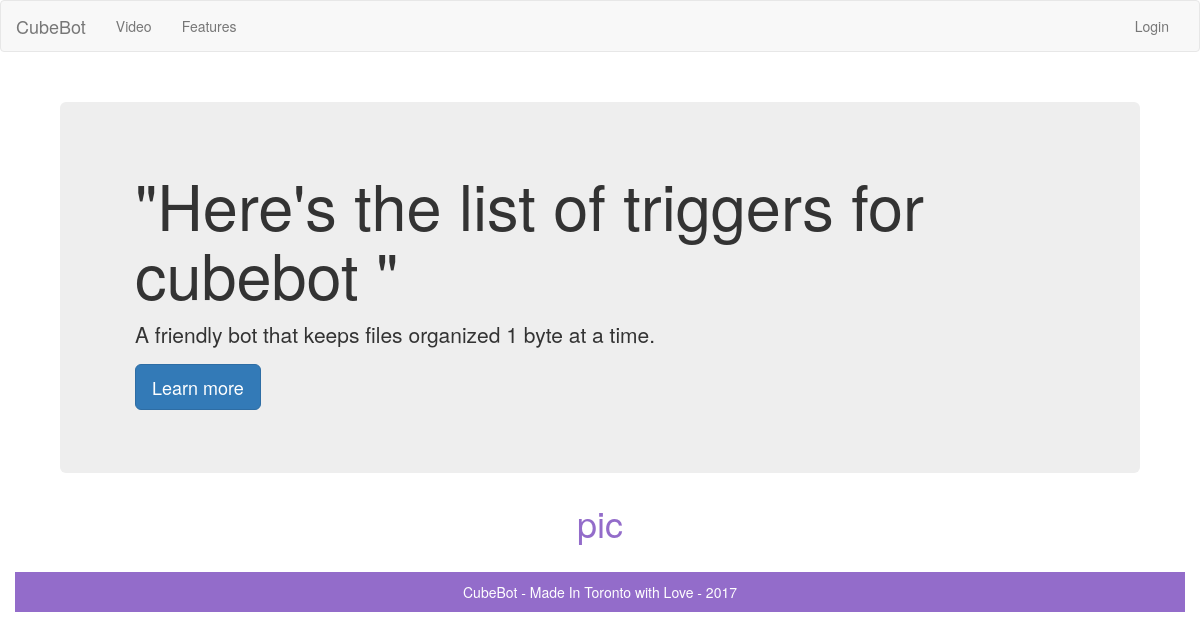
Before: /triggers with the older database file.
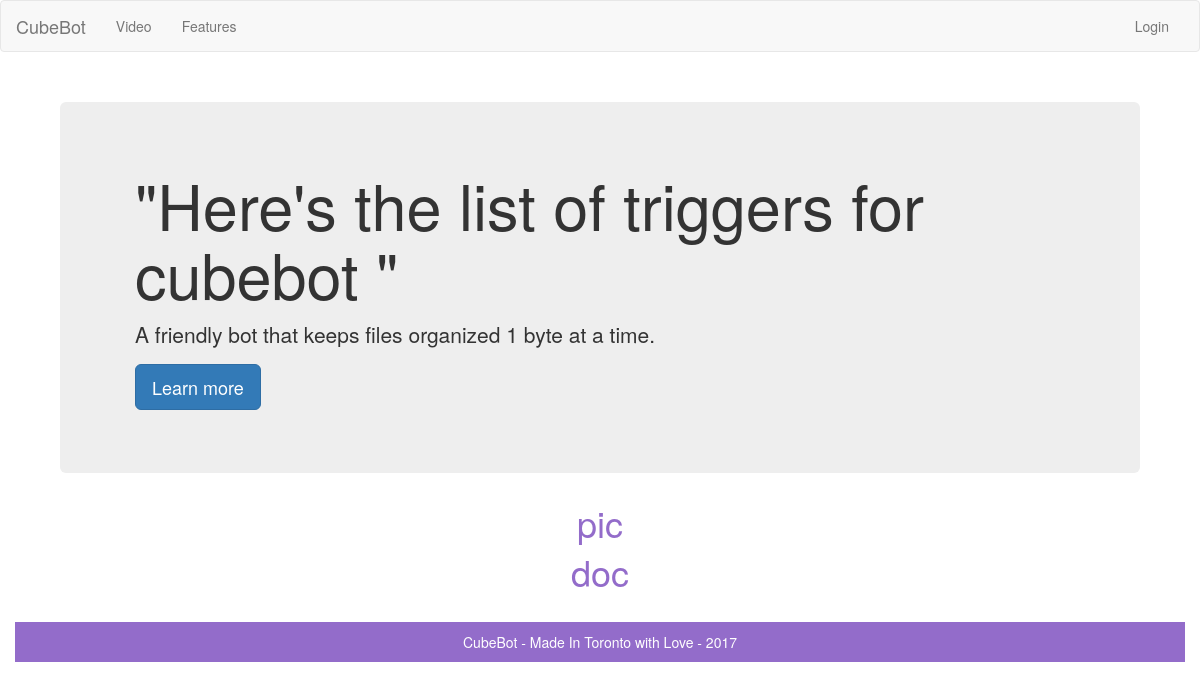
After: the same page with the newer database file.
### cubebot_site/model.py (models this page shows, shortened)
class TriggerModel(db.Model):
    __tablename__ = 'triggers'
    id = db.Column(db.Integer, primary_key=True)
    name = db.Column(db.String(80))
    category = db.Column(db.String(80))

### cubebot_site/views.py (the view)
@app.route('/triggers') # cubebot triggers webview
def triggers():
	triggerNames = db.session.query(TriggerModel.name).all()
	triggerWords = [', '.join(map(str, x)) for x in triggerNames]
	return render_template("/triggers.html", context=triggerWords)

### cubebot_site/templates/triggers.html
{% extends "base.html" %}
{%block content%}
<div class="page">
  <div class="jumbotron">
      <div class="container">
      <h1> "Here's the list of triggers for cubebot "</h1>
        <p>A friendly bot that keeps files organized 1 byte at a time.</p>
        <p><a class="btn btn-primary btn-lg" href="#" role="button">Learn more</a></p>
    </div>
  </div>
  <div class="kali">
    <h1>
      {% for i in context %}
      <p>{{ i }}</p>
      {% endfor %}
    </h1>
  </div>
</div>
{% endblock %}

### cubebot_site/templates/base.html (shortened to what this page needs)
<!DOCTYPE html>
<html>
  <head>
    <link href="//cdnjs.cloudflare.com/ajax/libs/twitter-bootstrap/3.3.7/css/bootstrap.min.css" rel="stylesheet">
    <link rel="stylesheet"
          href="{{url_for('.static', filename='css/style.css')}}">
  </head>
  <body>
{% block nav %}
  {% include "nav.html" %}
{% endblock %}
  <div class="container">
      {% block content %} {% endblock %}
  </div>
{% include "footer.html" %}
</body>
</html>

### cubebot_site/templates/nav.html (shortened to what this page needs)
<nav class="navbar navbar-default">
  <div class="container-fluid">
    <div class="navbar-header">
      <a class="navbar-brand" href="/">CubeBot</a>
    </div>
    <div class="collapse navbar-collapse" id="bs-example-navbar-collapse-1">
      <ul class="nav navbar-nav">
        <li class="inactive"><a href="#">Video <span class="sr-only">(current)</span></a></li>
        <li><a href="#">Features</a></li>
      </ul>
      <ul class="nav navbar-nav navbar-right">
        <li><a href="#">Login</a></li>
      </ul>
    </div>
  </div>
</nav>

### cubebot_site/templates/footer.html
   <div class="container footer ">
      <p class="muted credit"><center>CubeBot - Made In Toronto with Love - 2017</center></p>
  </div>

### cubebot_site/static/css/style.css (style rules this page uses)
body { height: auto !important; }
.container { text-align: center; }
.page { margin: 30px !important; text-align: center; }
.kali > h1 { color: #936cca; }
.footer { background-color: #936cca; color: #FFFFFF !important; }
@media (min-width: 768px) { .container { text-align: left; } }

Changed rows visible on the page:
added TriggerModel: name "doc"
